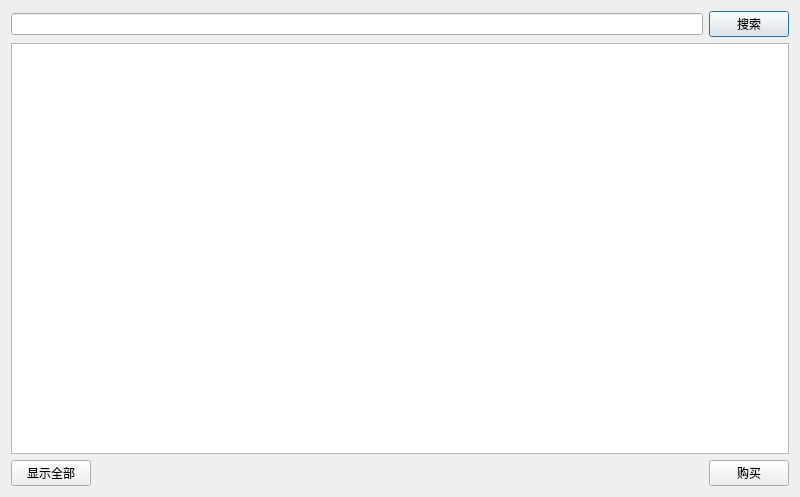
<?xml version="1.0" encoding="UTF-8"?>
<ui version="4.0">
 <class>food1</class>
 <widget class="QDialog" name="food1">
  <property name="geometry">
   <rect>
    <x>0</x>
    <y>0</y>
    <width>800</width>
    <height>497</height>
   </rect>
  </property>
  <property name="windowTitle">
   <string>Dialog</string>
  </property>
  <layout class="QVBoxLayout" name="verticalLayout">
   <item>
    <layout class="QHBoxLayout" name="horizontalLayout">
     <item>
      <widget class="QLineEdit" name="search"/>
     </item>
     <item>
      <widget class="QPushButton" name="pushButton_3">
       <property name="text">
        <string>搜索</string>
       </property>
      </widget>
     </item>
    </layout>
   </item>
   <item>
    <widget class="QTableView" name="tableView"/>
   </item>
   <item>
    <layout class="QHBoxLayout" name="horizontalLayout_2">
     <item>
      <widget class="QPushButton" name="pushButton">
       <property name="text">
        <string>显示全部</string>
       </property>
      </widget>
     </item>
     <item>
      <spacer name="horizontalSpacer">
       <property name="orientation">
        <enum>Qt::Horizontal</enum>
       </property>
       <property name="sizeHint" stdset="0">
        <size>
         <width>40</width>
         <height>20</height>
        </size>
       </property>
      </spacer>
     </item>
     <item>
      <widget class="QPushButton" name="pushButton_2">
       <property name="text">
        <string>购买</string>
       </property>
      </widget>
     </item>
    </layout>
   </item>
  </layout>
 </widget>
 <resources/>
 <connections/>
</ui>
